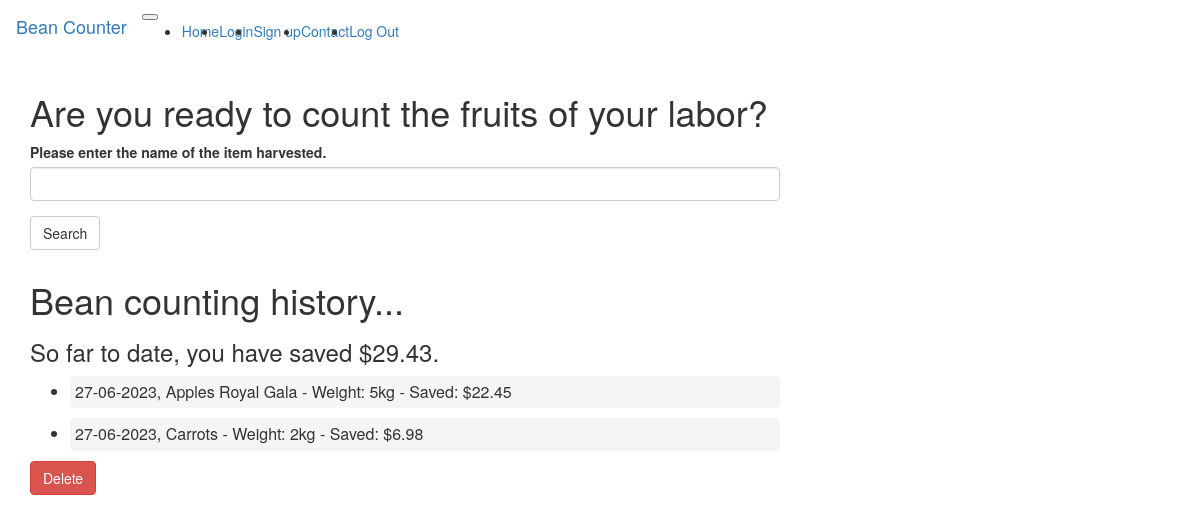
Screenshot of /userpage (signed in) with the database file from the repository.
### main.py (models this page shows, shortened)
class History(db.Model):
    id = db.Column(db.Integer, primary_key=True)
    date = db.Column(db.Date, nullable=False)
    produce = db.Column(db.String(100), nullable=False)
    weight = db.Column(db.Integer, nullable=False)
    price = db.Column(db.Integer, nullable=False)
    user_id = db.Column(db.Integer, db.ForeignKey('user.id'), nullable=False)

### main.py (the view)
@app.route('/userpage', methods=['GET','POST'])
def userinfo():
    user_id = session.get('user_id')
    if not session.get('logged_in') :
        return redirect('/login')
    data = History.query.filter_by(user_id=user_id).all()
    form = EnterProduce()
    saved_result = db.session.execute(db.select(User).filter_by(id=user_id)).scalar_one()
    if form.validate_on_submit():
        if form.search.data:
            print("if statement through ")
            produce_harvested = form.produce_name.data
            items = CountdownPrice.query.filter(CountdownPrice.produce_formatted.like(f'%{produce_harvested}%')).all()
            if not items:
                error_message = "Sorry, that item is not in our database. Please contact us to add it."
                return render_template("user_page.html", form=form, user_id=user_id, error=error_message)
            for item in items:
                print(item.produce_formatted)
            return render_template('selection_page.html', produce_list=items)
    else:
        return render_template("user_page.html", form=form, history=data, user_id=user_id, total=str(round(saved_result.total_saved, 2)))

### main.py
class EnterProduce(FlaskForm):
    produce_name = StringField("Please enter the name of the item harvested.", validators=[DataRequired()], render_kw={"id": "search"})
    search = SubmitField('Search')

### templates/user_page.html (shortened to what this page needs)
{% extends 'my_base.html' %}
{% import "bootstrap/wtf.html" as wtf %}
{% block head %}
    {{ super() }}
{% endblock %}
{% block content %}
<div class="container">
  <div class="row">
    <div class="col-md-10 col-lg-8 mx-lg-auto mx-md-auto">
      <h1 class="pt-5 pb-2">Are you ready to count the fruits of your labor?</h1>
      {{ wtf.quick_form(form) }}
    </div>
  </div>
</div>
<div class="container">
  <div class="row">
    <div class="col-md-10 col-lg-8 mx-lg-auto mx-md-auto">
    {% if total != '0' %}
      <h1 class="pt-5 pb-2">Bean counting history...</h1>
      <div>
        <h3>So far to date, you have saved ${{total}}. </h3>
        {% endif %}
      </div>
        <ul>
          {% if history %}
            {% for item in history %}
            <li class="list-item"> {{ item.date.strftime("%d-%m-%Y") }},    {{item.produce}} -    Weight: {{item.weight}}kg -   Saved: ${{item.price}} </li>
          {% endfor %}
          {% endif %}
        </ul>
      <form action="{{ url_for('delete_history', user_id=user_id) }}" method="POST">
    <button type="submit" class="btn btn-danger">Delete</button>
</form>
    </div>
  </div>
</div>
{% endblock %}

### templates/my_base.html (style rules this page uses)
body { background-image: linear-gradient(rgba(255, 255, 255, 0.4), rgba(255, 255, 255, 0.4)), url('/static/carrots.jpg') }
body { background-size: cover }
body { background-repeat: no-repeat }
body { min-height: 100vh }
body, p, h1, h2, h3, h4, h5, h6 { color: #333333; }

### templates/user_page.html (style rules this page uses)
.list-item { font-size: 16px; margin-bottom: 10px; padding: 5px; background-color: #f5f5f5; border-radius: 4px; }

### rows the page displays
History: date "27-06-2023", produce "Apples Royal Gala", weight "5", price "22.45"
History: date "27-06-2023", produce "Carrots", weight "2", price "6.98"

### other values shown
{{ total }} "29.43"
